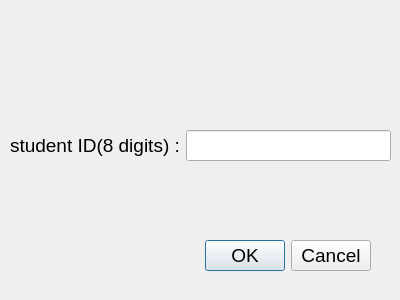
<?xml version="1.0" encoding="UTF-8"?>
<ui version="4.0">
 <class>get_ID_dialog</class>
 <widget class="QDialog" name="get_ID_dialog">
  <property name="geometry">
   <rect>
    <x>0</x>
    <y>0</y>
    <width>400</width>
    <height>300</height>
   </rect>
  </property>
  <property name="font">
   <font>
    <pointsize>14</pointsize>
   </font>
  </property>
  <property name="windowTitle">
   <string>Dialog</string>
  </property>
  <widget class="QDialogButtonBox" name="buttonBox">
   <property name="geometry">
    <rect>
     <x>30</x>
     <y>240</y>
     <width>341</width>
     <height>32</height>
    </rect>
   </property>
   <property name="orientation">
    <enum>Qt::Horizontal</enum>
   </property>
   <property name="standardButtons">
    <set>QDialogButtonBox::Cancel|QDialogButtonBox::Ok</set>
   </property>
  </widget>
  <widget class="QWidget" name="">
   <property name="geometry">
    <rect>
     <x>10</x>
     <y>120</y>
     <width>381</width>
     <height>51</height>
    </rect>
   </property>
   <layout class="QHBoxLayout" name="horizontalLayout">
    <item>
     <widget class="QLabel" name="label">
      <property name="text">
       <string>student ID(8 digits) :</string>
      </property>
     </widget>
    </item>
    <item>
     <widget class="QLineEdit" name="lineEdit">
      <property name="maxLength">
       <number>8</number>
      </property>
     </widget>
    </item>
   </layout>
  </widget>
 </widget>
 <resources/>
 <connections/>
</ui>
